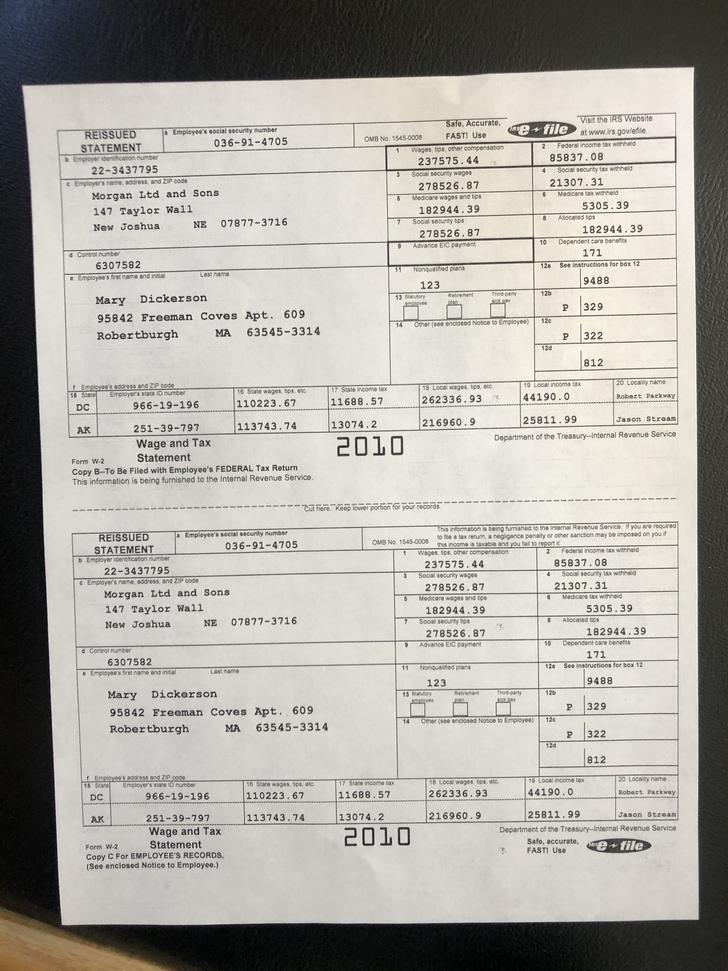
#> input picture df.jpg, 728 x 971 px
$ python prueba2.py
#> lines starting #> are read from the running program, lines starting #| are printed output that depends on the picture; after the words box and inside, x2 and y2 are one past the last pixel; in counts of white or black regions, pixels touching at a corner belong together
import cv2
import numpy as np

# read image
img = cv2.imread("df.jpg")
#> img is the input picture: shape (971, 728, 3); mean B, G, R 164, 170.1, 172.8
# convert img to grayscale
gray = cv2.cvtColor(img, cv2.COLOR_BGR2GRAY)

# blur image
blur = cv2.GaussianBlur(gray, (3,3), 0)

# do otsu threshold on gray image
thresh = cv2.threshold(blur, 0, 255, cv2.THRESH_BINARY+cv2.THRESH_OTSU)[1]
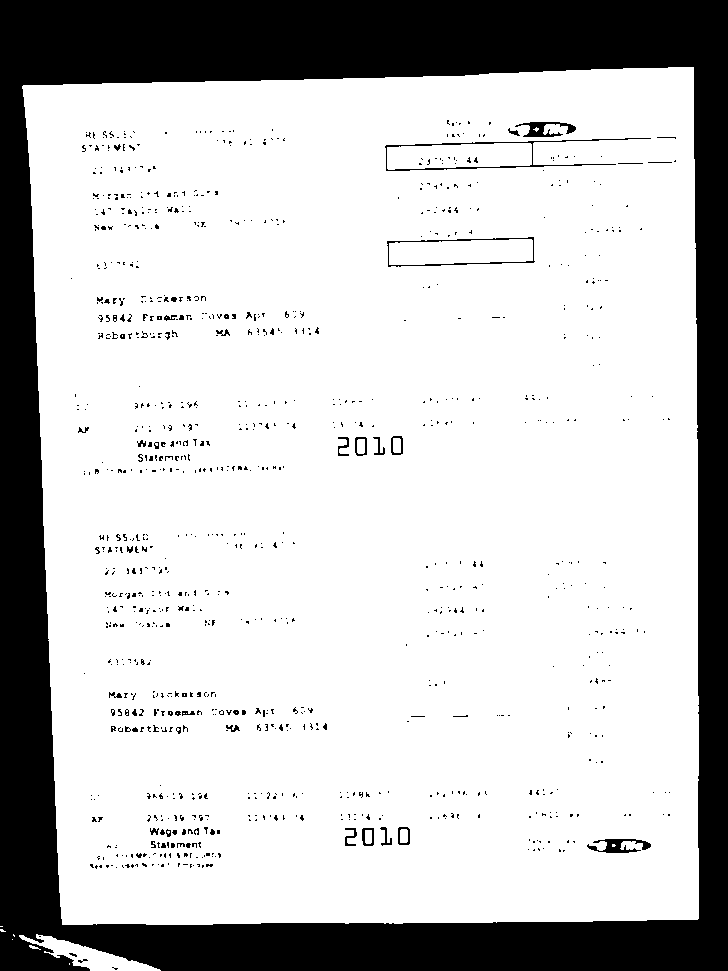
#> thresh: shape (971, 728); 77.3% white; 1021 black regions (968 under 20 px), largest, box (x1, y1, x2, y2) and area: (0, 0, 728, 971) 151553, (385, 138, 651, 171) 728, (387, 237, 535, 267) 459

# apply morphology
kernel = np.ones((7,7), np.uint8)
morph = cv2.morphologyEx(thresh, cv2.MORPH_CLOSE, kernel)
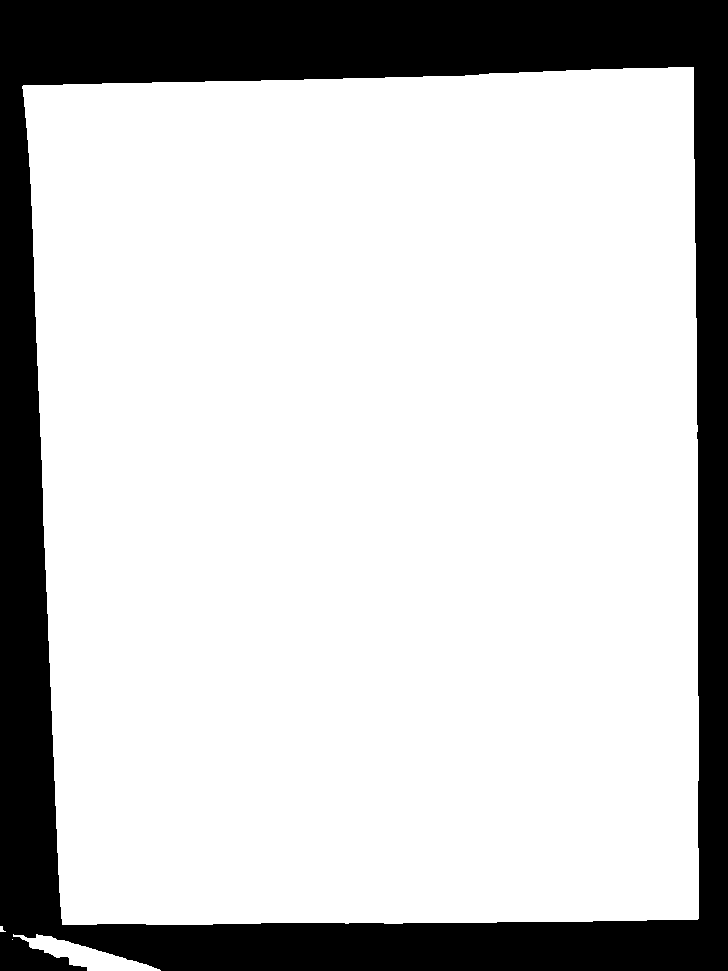
#> morph: shape (971, 728); 78.6% white; 1 black region, box (x1, y1, x2, y2) and area: (0, 0, 728, 971) 151358
morph = cv2.morphologyEx(morph, cv2.MORPH_OPEN, kernel)
#> morph: shape (971, 728); 78.6% white; 1 black region

# get largest contour
contours = cv2.findContours(morph, cv2.RETR_EXTERNAL, cv2.CHAIN_APPROX_SIMPLE)
#> contours = 2 contours; box (x1, y1, x2, y2) and area: (23, 67, 699, 925) 551972, (29, 935, 154, 971) 1818
contours = contours[0] if len(contours) == 2 else contours[1]
area_thresh = 0
for c in contours:
    area = cv2.contourArea(c)
    if area > area_thresh:
        area_thresh = area
        big_contour = c
#> this loop made 2 passes
#> (area, area_thresh) on passes 1 to 2: (1818, 1818), (551972, 551972)
#> after the loop, area_thresh = 551972; big_contour = contour of 155 points, box (x1, y1, x2, y2) (23, 67, 699, 925), area 551972

# draw white filled largest contour on black just as a check to see it got the correct region
page = np.zeros_like(img)
cv2.drawContours(page, [big_contour], 0, (255,255,255), -1)
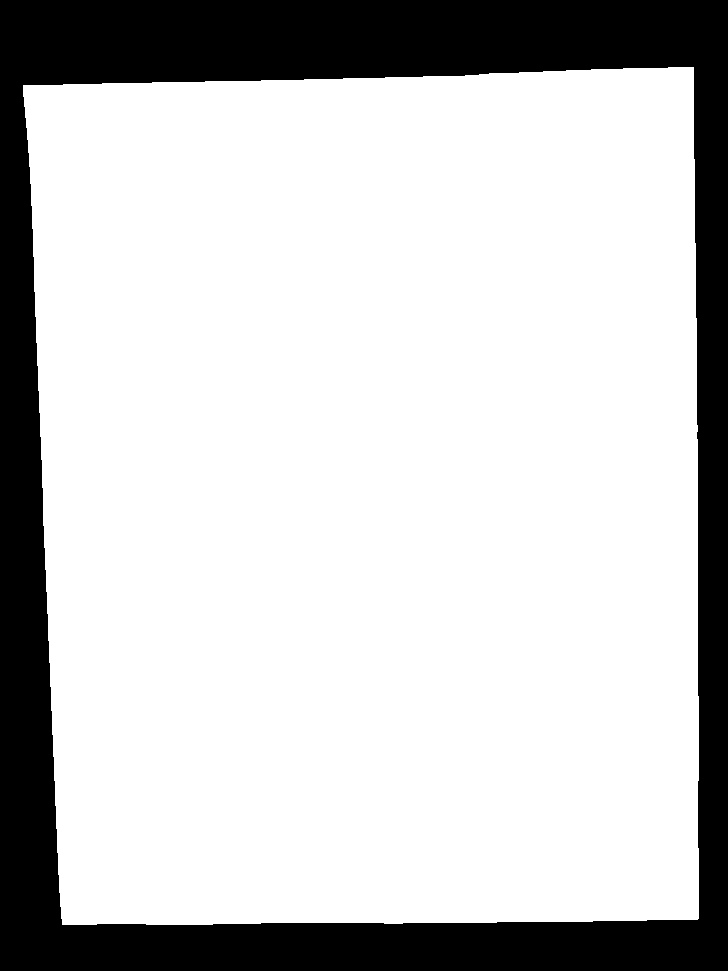
#> page: shape (971, 728, 3); 78.3% white; 1 black region, box (x1, y1, x2, y2) and area: (0, 0, 728, 971) 153417

# get perimeter and approximate a polygon
peri = cv2.arcLength(big_contour, True)
#> peri = 3027.5
corners = cv2.approxPolyDP(big_contour, 0.04 * peri, True)
#> corners = [[693, 67], [23, 85], [62, 924], [698, 918]]

# draw polygon on input image from detected corners
polygon = img.copy()
cv2.polylines(polygon, [corners], True, (0,0,255), 1, cv2.LINE_AA)
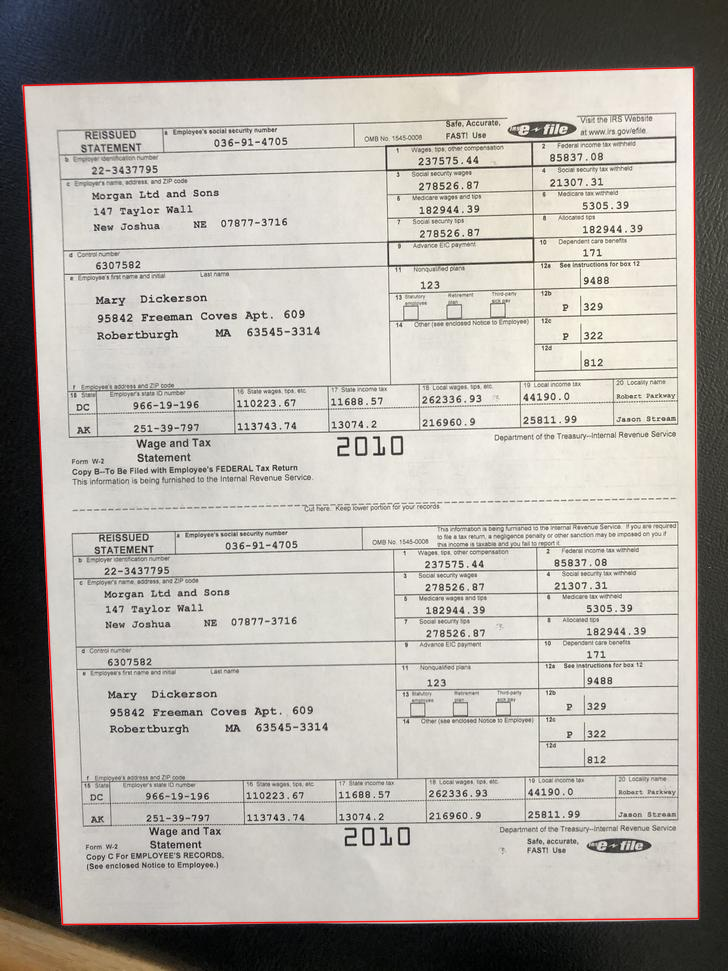
#> polygon: shape (971, 728, 3); 1.27% of pixels changed, all inside (x1, y1, x2, y2) = (22, 66, 700, 926)
# Alternate: cv2.drawContours(page,[corners],0,(0,0,255),1)

# print the number of found corners and the corner coordinates
# They seem to be listed counter-clockwise from the top most corner
print(len(corners))
#| 4
print(corners)
#| [[[693  67]]
#|  [[ 23  85]]
#|  [[ 62 924]]
#|  [[698 918]]]

# for simplicity get average of top/bottom side widths and average of left/right side heights
# note: probably better to get average of horizontal lengths and of vertical lengths
width = 0.5*( (corners[0][0][0] - corners[1][0][0]) + (corners[3][0][0] - corners[2][0][0]) )
#> width = 653
height = 0.5*( (corners[2][0][1] - corners[1][0][1]) + (corners[3][0][1] - corners[0][0][1]) )
#> height = 845
width = np.int0(width)
height = np.int0(height)

# reformat input corners to x,y list
icorners = []
for corner in corners:
    pt = [ corner[0][0],corner[0][1] ]
    icorners.append(pt)
#> this loop made 4 passes
#> after the loop, icorners = [[693, 67], [23, 85], [62, 924], [698, 918]]
icorners = np.float32(icorners)

# get corresponding output corners from width and height
ocorners = [ [width,0], [0,0], [0,height], [width,height] ]
#> ocorners = [[653, 0], [0, 0], [0, 845], [653, 845]]
ocorners = np.float32(ocorners)

# get perspective tranformation matrix
M = cv2.getPerspectiveTransform(icorners, ocorners)
#> M = [[0.982, -0.0457, -18.71], [0.0255, 0.95, -81.35], [1.9e-05, -6.12e-05, 1]]

# do perspective
warped = cv2.warpPerspective(img, M, (width, height))
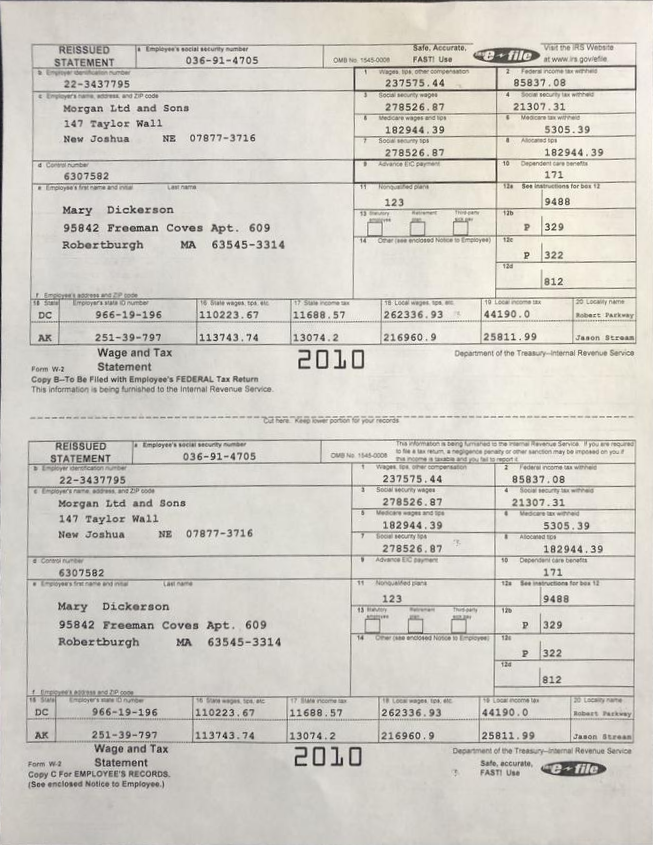
#> warped: shape (845, 653, 3); mean B, G, R 199.4, 206.4, 209.6

# write results
cv2.imwrite("efile_thresh.jpg", thresh)
cv2.imwrite("efile_morph.jpg", morph)
cv2.imwrite("efile_polygon.jpg", polygon)
cv2.imwrite("efile_warped.jpg", warped)

# display it
cv2.imshow("efile_thresh", thresh)
cv2.imshow("efile_morph", morph)
cv2.imshow("efile_page", page)
cv2.imshow("efile_polygon", polygon)
cv2.imshow("efile_warped", warped)
cv2.waitKey(0)
